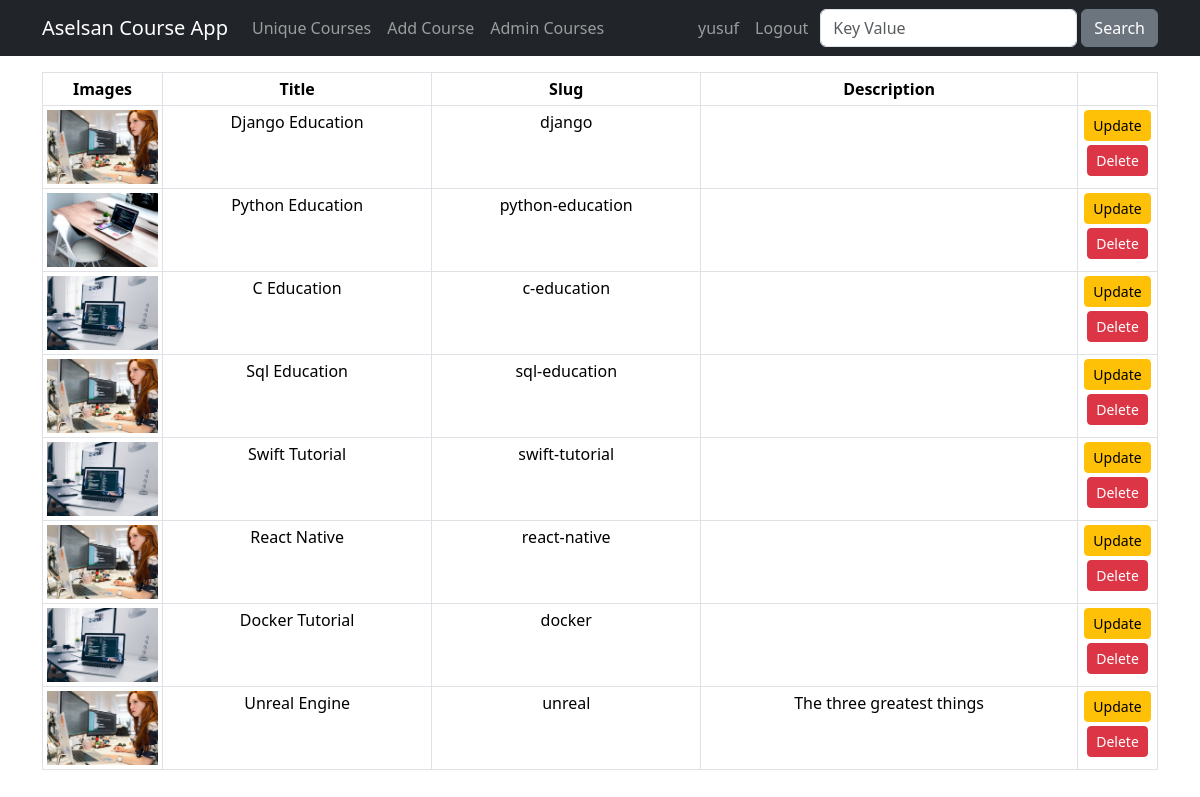
The app's page /course/course-list (signed in) with its own data.
### courses/models.py (models this page shows, shortened)
class Course(models.Model):
    title = models.CharField(max_length= 50)
    subtitle = models.CharField(max_length= 100, default="")
    description = RichTextField()
    imageUrl = models.CharField(max_length=50, blank=False)
    date = models.DateField(auto_now=True)
    isActive = models.BooleanField()
    slug = models.SlugField(default="", blank=True, null= False, unique=True, db_index=True)
    category = models.ForeignKey(Category, default=1, on_delete=models.CASCADE)

### courses/views.py (the view)
# urls.py: path('course-list', views.course_list, name="course_list"),
@login_required()
def course_list(request):
    courses = Course.objects.all()
    return render(request, 'courses/course-list.html', {
        'courses': courses
    })

### courses/templates/courses/course-list.html (shortened to what this page needs)
{% extends "layout.htm" %}
{% load static %}
{% block content %}
<div class="container mt-3">
    <div class="row">
        <div class="col-12">
            <table class="table table-sm table-bordered" >
           <thead style="text-align: center;">
            <tr>
                <th style="width: 120px;">Images</th>
                <th>Title</th>
                <th>Slug</th>
                <th>Description</th>
                <th style="width: 80px; "></th>
            </tr>
           </thead>
           <tbody style="text-align: center;">
                {% for course in courses %}
                    <tr>
                        <td>
                            <img src="{% static 'courses/img/'|add:course.imageUrl %}" alt="" class="img-fluid">
                        </td>
                        <td> {{course.title}} </td>
                        <td> {{course.slug}} </td>
                        <td> {{course.subtitle}} </td>
                        <td>
                            <a href=" {% url "course_edit" course.id %}" class="btn btn-warning btn-sm">Update</a>
                            <a href=" {% url "course_delete" course.id %}" class="btn btn-danger btn-sm mt-1">Delete</a>
                        </td>
                    </tr>
                {% endfor %}
           </tbody>
        </table>
        </div>
    </div>
</div>
{% endblock content %}

### templates/layout.htm (shortened to what this page needs)
<!DOCTYPE html>
{% load static %}
<html lang="en">
<head>
    <link rel="stylesheet" href="https://cdnjs.cloudflare.com/ajax/libs/bootstrap/5.3.2/css/bootstrap.min.css"/>
    <link rel="stylesheet" href="{% static "courses/css/style.css" %} ">
</head>
<body>
    {% include 'partials/_nav.htm' %}
    {% block content %}{% endblock %}
</body>
</html>

### templates/partials/_nav.htm (shortened to what this page needs)
    <nav class="navbar navbar-expand-lg bg-dark navbar-dark">
        <div class="container">
            <a href=" {% url 'main_page' %} " class="navbar-brand">Aselsan Course App</a>
            <div class="collapse navbar-collapse" id="navbar">
                <ul class="navbar-nav me-auto">
                    <li class="nav-item">
                        <a href=" {% url 'main_page' %} " class="nav-link">Unique Courses</a>
                    </li>
                    {% if user.is_superuser %}
                    <li class="nav-item">
                        <a href=" {% url "create_course" %} " class="nav-link"> Add Course</a>
                    </li>
                    <li class="nav-item">
                        <a href=" {% url "course_list" %} " class="nav-link"> Admin Courses</a>
                    </li>
                    {% endif %}
                </ul>
                <ul class="navbar-nav me-1">
                    {% if user.is_authenticated %}
                        <li class="nav-item">
                            <a href="#" class="nav-link">{{user.username}}</a>
                        </li>
                        <li class="nav-item">
                            <a href=" {% url "user_logout" %} " class="nav-link">Logout</a>
                        </li>
                    {% endif %}
                </ul>
                <form class="d-flex" action="{% url 'search' %}">
                    <input type="text" name="q" class="form-control me-1" placeholder="Key Value">
                    <button type="submit" class="btn btn-secondary">Search</button>
                </form>
        </div>
        </div>
    </nav>

### records on screen
Course: imageUrl (picture), title "Django Education", slug "django"
Course: imageUrl (picture), title "Python Education", slug "python-education"
Course: imageUrl (picture), title "C Education", slug "c-education"
Course: imageUrl (picture), title "Sql Education", slug "sql-education"
Course: imageUrl (picture), title "Swift Tutorial", slug "swift-tutorial"
Course: imageUrl (picture), title "React Native", slug "react-native"
Course: imageUrl (picture), title "Docker Tutorial", slug "docker"
Course: imageUrl (picture), title "Unreal Engine", slug "unreal", subtitle "The three greatest things"

### other values on screen
{{ user.username }} "yusuf"
